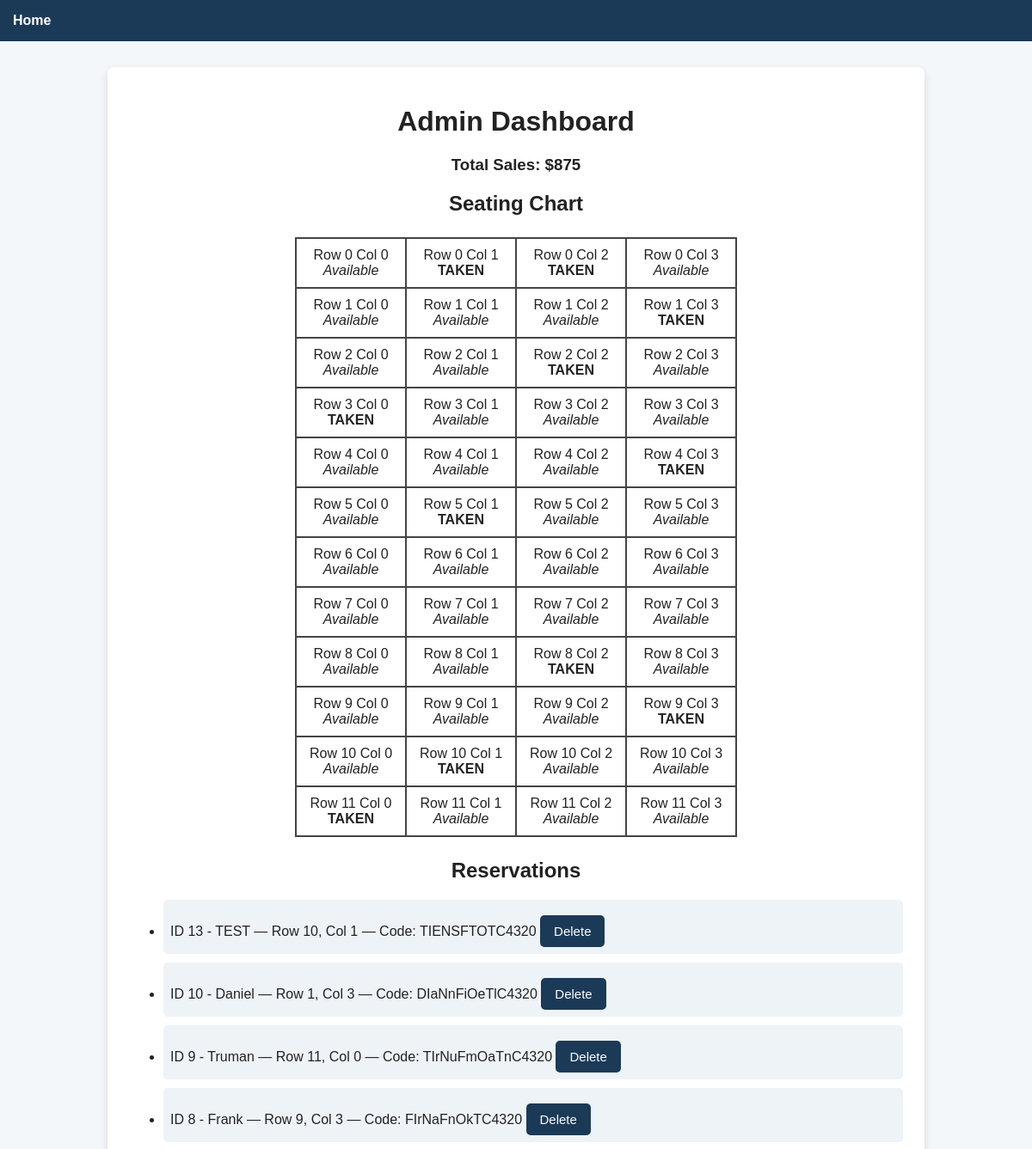
/admin/dashboard (signed in, upper part), run on an earlier commit of the app's database.
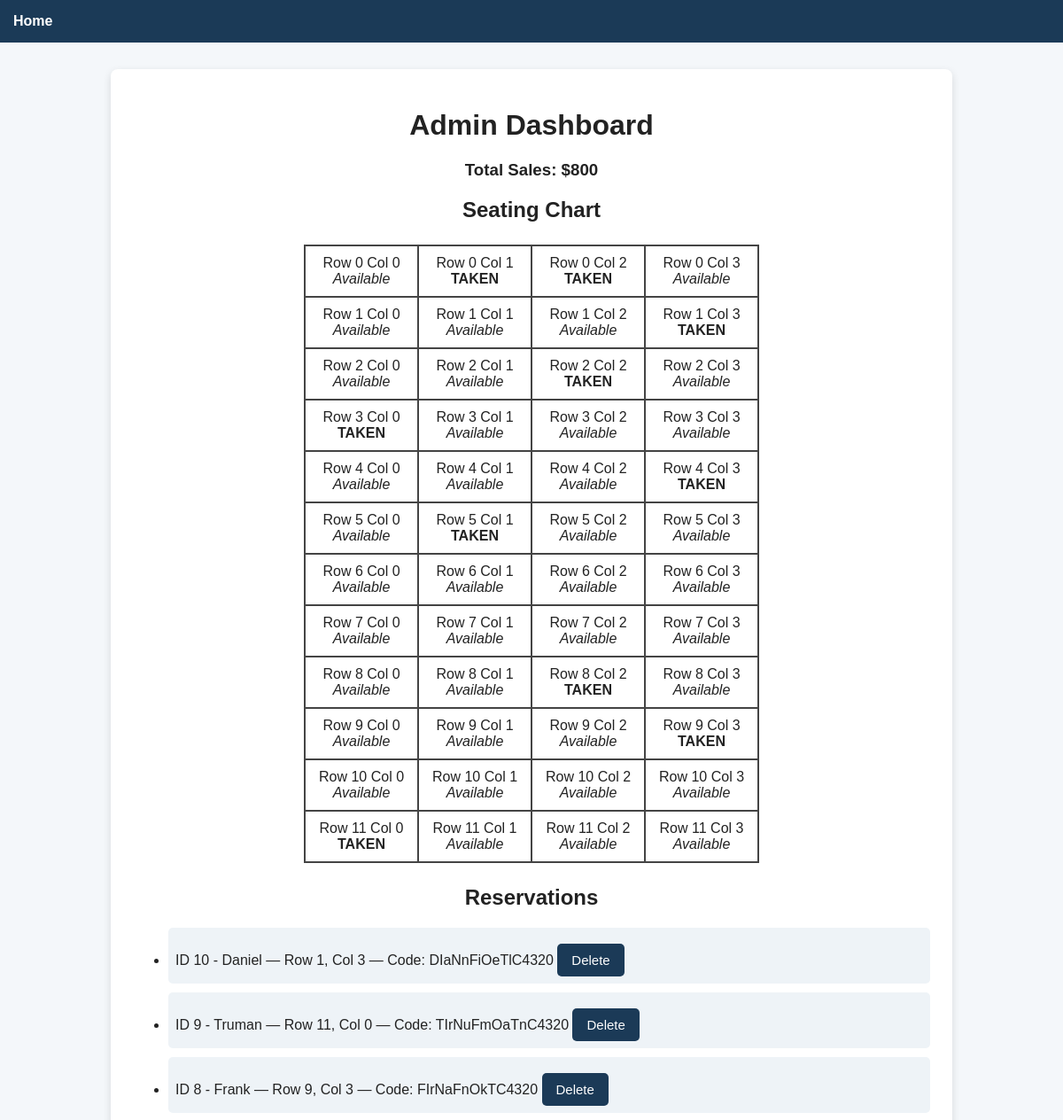
And on a later commit of the database.
### app.py (models this page shows)
class Reservation(db.Model):
    __tablename__ = 'reservations'  # must match your table name
    id = db.Column(db.Integer, primary_key=True)
    passengerName = db.Column(db.String)
    seatRow = db.Column(db.Integer)
    seatColumn = db.Column(db.Integer)
    eTicketNumber = db.Column(db.String)
    created = db.Column(db.DateTime, default=datetime.utcnow)

### app.py (the view)
@app.route('/admin/dashboard')
def admin_dashboard():
    if 'admin_user' not in session:
        flash('Please log in as admin')
        return redirect(url_for('admin_login'))
    reservations = Reservation.query.order_by(Reservation.id.desc()).all()
    seats_taken = {(r.seatRow, r.seatColumn) for r in reservations}
    cm = get_cost_matrix()
    total_sales = 0
    total_sales = 0
    for r in reservations:
        rr = r.seatRow
        cc = r.seatColumn
        if 0 <= rr < 12 and 0 <= cc < 4:
            total_sales += cm[rr][cc]
    return render_template('admin_dashboard.html', reservations=reservations, seats_taken=seats_taken, total_sales=total_sales)

### app.py (called while the page is built)
def get_cost_matrix():
    return [[100, 75, 50, 100] for _ in range(12)]

### templates/admin_dashboard.html (shortened to what this page needs)
{% extends "base.html" %}
{% block content %}
    <h1>Admin Dashboard</h1>
    <h3>Total Sales: ${{ total_sales }}</h3>
    <h2>Seating Chart</h2>
    <table class = "seat-table" border="1" style="border-collapse:collapse">
      {% for r in range(0,12) %}
      <tr>
        {% for c in range(0,4) %}
        <td style="padding:8px; width:110px; text-align:center;">
          Row {{r}} Col {{c}}<br/>
          {% if (r, c) in seats_taken %}
            <strong>TAKEN</strong>
          {% else %}
            <em>Available</em>
          {% endif %}
        </td>
        {% endfor %}
      </tr>
      {% endfor %}
    </table>
    <h2>Reservations</h2>
    <ul class="res-list">
      {% for res in reservations %}
      <li>
        ID {{ res['id'] }} - {{ res['passengerName'] }} — Row {{ res['seatRow'] }}, Col {{ res['seatColumn'] }} — Code: {{ res['eTicketNumber'] }}
        <form method="post" action="{{ url_for('delete_reservation', id=res['id']) }}" style="display:inline">
          <button type="submit">Delete</button>
        </form>
      </li>
      {% else %}
      <li>No reservations yet.</li>
      {% endfor %}
    </ul>
{% endblock %}

What changed in the data, as far as the page shows it:
removed Reservation: id "13", passengerName "TEST", seatRow "10", seatColumn "1", eTicketNumber "TIENSFTOTC4320"
Also different on the page:
{{ total_sales }}: "875" → "800"
list line gone: "TAKEN"
new list line: "Available"
